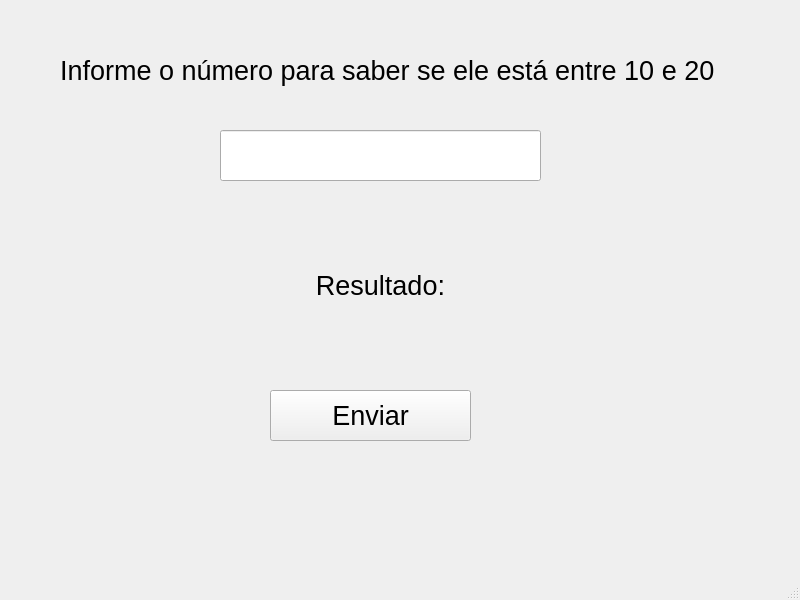
<?xml version="1.0" encoding="UTF-8"?>
<ui version="4.0">
 <class>MainWindow</class>
 <widget class="QMainWindow" name="MainWindow">
  <property name="geometry">
   <rect>
    <x>0</x>
    <y>0</y>
    <width>800</width>
    <height>600</height>
   </rect>
  </property>
  <property name="windowTitle">
   <string>MainWindow</string>
  </property>
  <widget class="QWidget" name="centralwidget">
   <widget class="QLabel" name="label">
    <property name="geometry">
     <rect>
      <x>60</x>
      <y>30</y>
      <width>671</width>
      <height>81</height>
     </rect>
    </property>
    <property name="font">
     <font>
      <pointsize>20</pointsize>
     </font>
    </property>
    <property name="text">
     <string>Informe o número para saber se ele está entre 10 e 20</string>
    </property>
   </widget>
   <widget class="QLineEdit" name="lineEditNum1">
    <property name="geometry">
     <rect>
      <x>220</x>
      <y>130</y>
      <width>321</width>
      <height>51</height>
     </rect>
    </property>
    <property name="font">
     <font>
      <pointsize>20</pointsize>
     </font>
    </property>
    <property name="alignment">
     <set>Qt::AlignCenter</set>
    </property>
   </widget>
   <widget class="QPushButton" name="pushButtonEnviar">
    <property name="geometry">
     <rect>
      <x>270</x>
      <y>390</y>
      <width>201</width>
      <height>51</height>
     </rect>
    </property>
    <property name="font">
     <font>
      <pointsize>20</pointsize>
     </font>
    </property>
    <property name="text">
     <string>Enviar</string>
    </property>
   </widget>
   <widget class="QLabel" name="labelResultado">
    <property name="geometry">
     <rect>
      <x>150</x>
      <y>220</y>
      <width>461</width>
      <height>131</height>
     </rect>
    </property>
    <property name="font">
     <font>
      <pointsize>20</pointsize>
     </font>
    </property>
    <property name="text">
     <string>Resultado:</string>
    </property>
    <property name="alignment">
     <set>Qt::AlignCenter</set>
    </property>
   </widget>
  </widget>
  <widget class="QMenuBar" name="menubar">
   <property name="geometry">
    <rect>
     <x>0</x>
     <y>0</y>
     <width>800</width>
     <height>21</height>
    </rect>
   </property>
  </widget>
  <widget class="QStatusBar" name="statusbar"/>
 </widget>
 <resources/>
 <connections/>
</ui>
